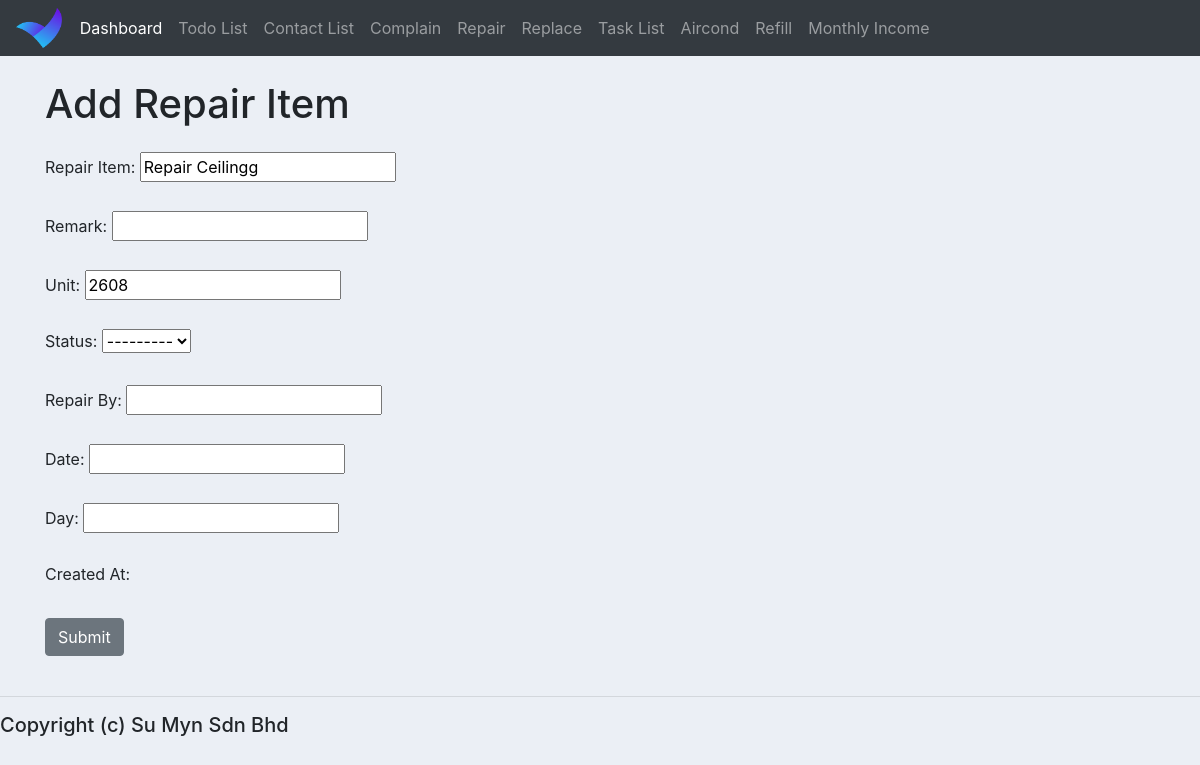
Screenshot of /update_repair_list/1 with the database file from the repository.
### homestay_app/models.py (models this page shows, shortened)
class RepairList(models.Model):
    STATUS = (
        ("Pending", "Pending"),
        ("Done", "Done"),
    )
    repair_item = models.CharField(max_length=200, null=True, blank=True)
    remark = models.CharField(max_length=200, null=True, blank=True)
    unit = models.CharField(max_length=30, null=True, blank=True)
    status = models.CharField(max_length=30, blank=True, null=True, choices=STATUS)
    repair_by = models.CharField(max_length=30, blank=True, null=True)
    date = models.CharField(max_length=30, null=True, blank=True)
    day = models.CharField(max_length=30, null=True, blank=True)
    created_at = models.DateTimeField(auto_now_add=True, null=True, blank=True)
    updated_at = models.DateTimeField(auto_now=True, null=True, blank=True)

### homestay_app/views.py (the view)
# urls.py: path('update_repair_list/<str:pk>', views.updateRepairList, name='updateRepairList'),
def updateRepairList(request, pk):
    repair_list = RepairList.objects.get(id=pk)
    form = RepairListForm(instance=repair_list)
    if request.method == "POST":
        form = RepairListForm(request.POST, instance=repair_list)
        if form.is_valid():
            form.save()
            return redirect('/table_repair_list/')
    context = {'form':form, 'repair_list':repair_list}
    return render(request, "form_repair_list.html", context)

### homestay_app/forms.py
class RepairListForm(ModelForm):
    class Meta:
        model = RepairList
        fields = '__all__'

### homestay_app/templates/form_repair_list.html (shortened to what this page needs)
{% extends 'base.html' %}
{% block content %}
    <div class="container">
        <h1 class="mt-4 mb-4">{% if todo_item %}Update{% else %}Add{% endif %} Repair Item</h1>
        <form method="post">
            <div class="form-group mb-4">
                <label for="repair_item">Repair Item:</label>
                {{ form.repair_item }}
            </div>
            <div class="form-group mb-4">
                <label for="remark">Remark:</label>
                {{ form.remark }}
            </div>
            <div class="form-group mb-4">
                <label for="unit">Unit:</label>
                {{ form.unit }}
            </div>
            <div class="form-group mb-4">
                <label for="status">Status:</label>
                {{ form.status }}
            </div>
            <div class="form-group mb-4">
                <label for="repair_by">Repair By:</label>
                {{ form.repair_by }}
            </div>
            <div class="form-group mb-4">
                <label for="date">Date:</label>
                {{ form.date }}
            </div>
            <div class="form-group mb-4">
                <label for="day">Day:</label>
                {{ form.day }}
            </div>
            <div class="form-group mb-4">
                <label for="created_at">Created At:</label>
            </div>
            <button class="btn btn-secondary mb-4" type="submit">Submit</button>
        </form>
    </div>
{% endblock %}

### static/css/base.css (style rules this page uses)
body { background-color: #ebeff5; }

### rows the page displays
RepairList: repair_item "Repair Ceilingg", unit "2608", status "---------"
